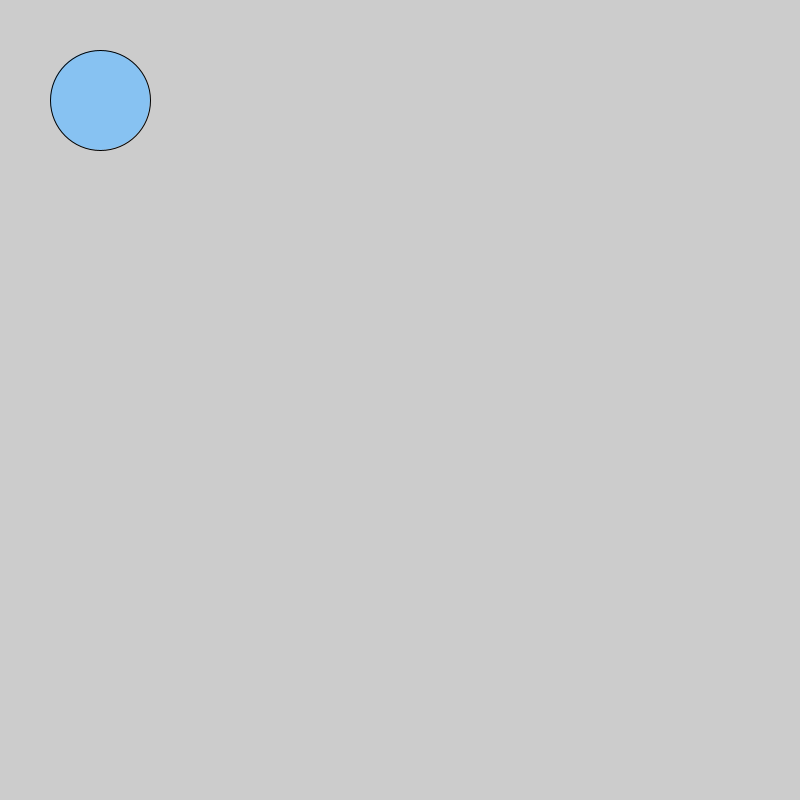
Frame 1 (no input)
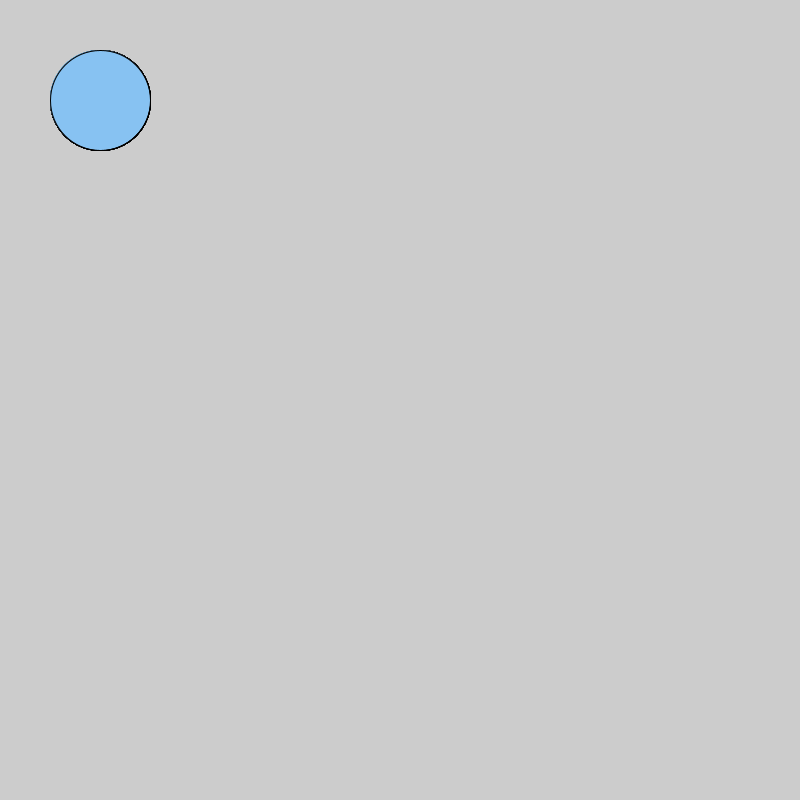
Frame 60 (the mouse pressed at the canvas centre just before this capture)
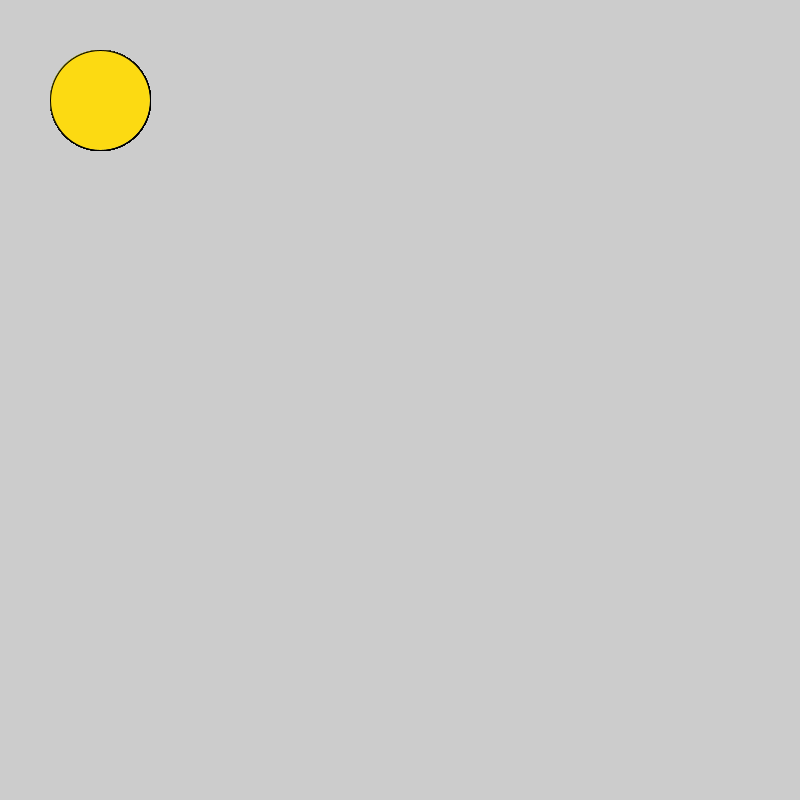
Frame 120 (the mouse held since frame 60 and released just before this capture)

The Processing sketch that drew these frames (run headless with seeded random() and noise(); from frame 60 on, the mouse is pressed at the canvas centre):

// Processing sketch: logical_dot
// ── logical_dot.pde
void setup(){
size (800,800);}
void draw(){
fill(#87C2F2);
ellipse(100,100,100,100);
if(mousePressed){
fill(#FCDA12);
ellipse(100,100,100,100);}
}
